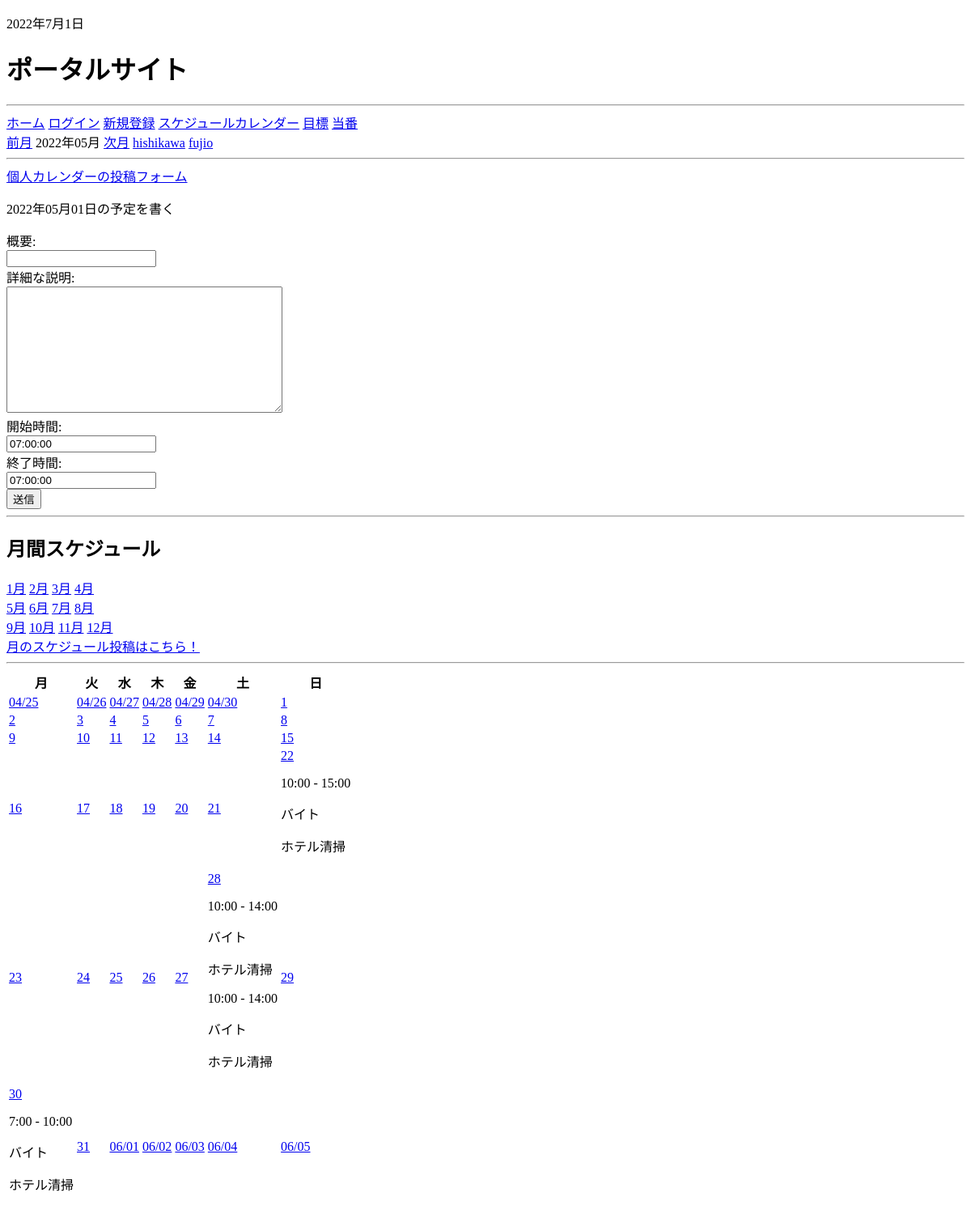
The page /month_with_schedule/2022/5/1/ on the database as committed earlier.
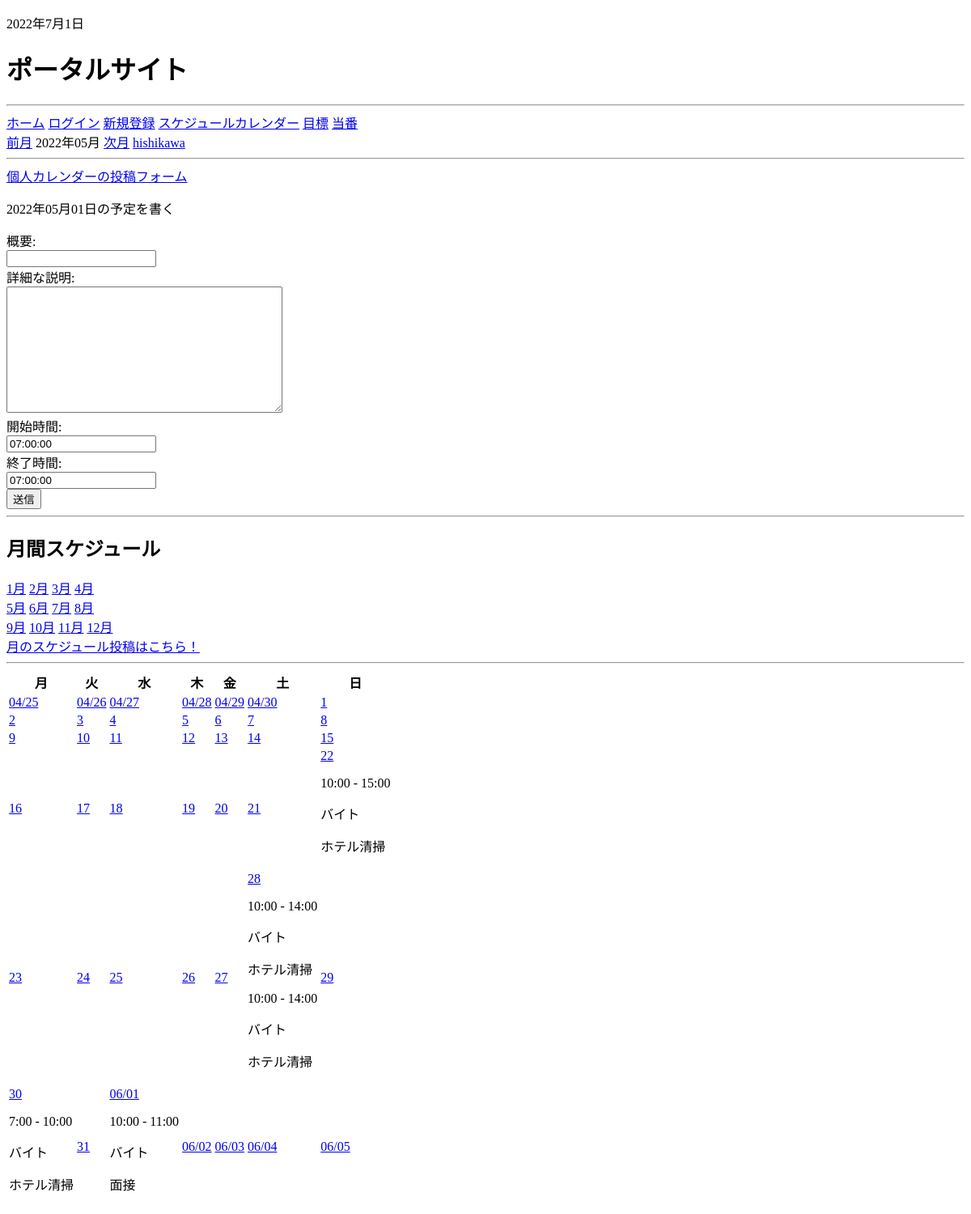
The same page on the database as committed later.
### app/models.py (models this page shows)
class Account(models.Model):
    user = models.OneToOneField(User, on_delete=models.CASCADE)
    last_name = models.CharField(max_length=100)
    first_name = models.CharField(max_length=100)
    account_image = models.ImageField(upload_to="profile_pics",blank=True)
    def __str__(self):
        return self.user.username

class Schedule(models.Model):
    summary = models.CharField('概要', max_length=50)
    description = models.TextField('詳細な説明', blank=True)
    start_time = models.TimeField('開始時間', default=datetime.time(7, 0, 0))
    end_time = models.TimeField('終了時間', default=datetime.time(7, 0, 0))
    date = models.DateField('日付')
    created_at = models.DateTimeField('作成日', default=timezone.now)
    def __str__(self):
        return self.summary

### app/views.py (the view, shortened to what this page needs)
# urls.py: path('month_with_schedule/', MonthWithScheduleCalendar.as_view(), name='month_with_schedule'),
class MonthWithScheduleCalendar(mixins.MonthScheduleMixin, mixins.MonthWithScheduleMixin, generic.CreateView):
    template_name = 'blog/month_with_schedule.html'
    model = Schedule
    date_field = 'date'
    form_class = BS4ScheduleForm
    def get_context_data(self, **kwargs):
        context = super().get_context_data(**kwargs)
        calendar_context = self.get_month_calendar()
        context.update(calendar_context)
        account = Account.objects.all()
        context["account"] = account
        month = self.kwargs.get('month')
        year = self.kwargs.get('year')
        day = self.kwargs.get('day')
        if month and year and day:
            date = datetime.date(year=int(year), month=int(month), day=int(day))
        else:
            date = datetime.date.today()
        year_month = self.get_year_month(date)
        year_first = year_month[0]
        year_last = year_month[-1]
        context["year_month"] = year_month
        monthschedule = self.get_monthschedule(date)
        context["monthschedule"] = monthschedule
        monthschedules = self.get_monthschedules(year_first,year_last,year_month)
        context["monthschedules"] = monthschedules
        print(context)
        return context

### app/forms.py (shortened to what this page needs)
class BS4ScheduleForm(forms.ModelForm):
    class Meta:
        model = Schedule
        fields = ('summary', 'description', 'start_time', 'end_time')
        widgets = {
            'summary': forms.TextInput(attrs={
                'class': 'form-control',
            }),
            'description': forms.Textarea(attrs={
                'class': 'form-control',
            }),
            'start_time': forms.TextInput(attrs={
                'class': 'form-control',
            }),
            'end_time': forms.TextInput(attrs={
                'class': 'form-control',
            }),
        }

### app/context_processors.py (called while the page is built)
def some_processor(request: HttpRequest):
    year_month = []
    date = datetime.date.today()
    date = date.replace(year=date.year, month=date.month, day=1)
    year_month.append(date)
    context = {}
    now = datetime.datetime.now()
    context["now"] = now
    context["year_month_day"] = year_month
    goal_all = Goal.objects.all()
    for i in range(0, len(goal_all)):
        goal_first = goal_all[i]
        context["goal_first"] = goal_first
        if 1 != goal_first:
            break
    return context

### app/templates/blog/month_with_schedule.html (shortened to what this page needs)
{% extends 'blog/base.html' %}
{% block content %}
<a href="{% url 'month_with_schedule' month_previous.year month_previous.month month_previous.day %}">前月</a>
    {{ month_current | date:"Y年m月" }}
    <a href="{% url 'month_with_schedule' month_next.year month_next.month month_next.day %}">次月</a>
    {% for name in account %}
    <a href="{% url 'individual_schedule' name.pk %}">{{name}}</a>
    {% endfor %}
    <hr>
    {% for month in year_month_day %}
    <a href="{% url 'individual_calendar' month.year month.month month.day %}">個人カレンダーの投稿フォーム</a>
    {% endfor %}
        <table class="table">
            <thead>
            <tr>
                {% for w in week_names %}
                    <th>{{ w }}</th>
                {% endfor %}
            </tr>
            </thead>
            <tbody>
            {% for week_day_schedles in month_day_schedules %}
                <tr>
                    {% for day, schedules in week_day_schedles.items %}
                        {% if now == day %}
                            <td class="table-success">
                                {% else %}
                            <td>
                        {% endif %}
                    <div>
                        {% if month_current.month != day.month %}
                            <a href="{% url 'month_with_schedule' day.year day.month day.day %}">{{ day | date:"m/d" }}</a>
                        {% else %}
                            <a href="{% url 'month_with_schedule' day.year day.month day.day %}">{{day.day}}</a>
                        {% endif %}
                        {% for schedule in schedules %}
                            <p>{{ schedule.start_time }} - {{ schedule.end_time }}</p>
                            <p>{{ schedule.summary }}</p>
                            <p>{{ schedule.description | linebreaks }}</p>
                        {% endfor %}
                    </div>
                    </td>
                    {% endfor %}
                </tr>
            {% endfor %}
                <div>
                    <p>{{ day_current | date:"Y年m月d日" }}の予定を書く</p>
                    <form action="" method="POST">
                        {% for field in form %}
                            <div class="form-group row">
                                <label for="{{ field.id_for_label }}"
                                    class="col-sm-4 col-form-label">{{ field.label_tag }}</label>
                                <div class="col-sm-8">
                                    {{ field }}
                                </div>
                            </div>
                        {% endfor %}
                        <button type="submit" class="btn btn-primary">送信</button>
                    </form>
                </div>
                <hr>
                <div>
                    <h1>月間スケジュール</h1>
                        {% for fourschedules in monthschedules %}
                        <div>
                            {% for month, schedules in fourschedules.items %}
                                <a href="{% url 'month_with_schedule' month.year month.month month.day %}">{{month.month}}月</a>
                            {% endfor %}
                        </div>
                        {% endfor %}
                        <div>
                        {% for month in year_month_day %}
                        <a href="{% url 'month_schedule' month.year month.month month.day %}">月のスケジュール投稿はこちら！</a>
                        {% endfor %}
                        </div>
                        <hr>
                </div>
            </tbody>
        </table>
{% endblock %}

Rows that differ between the two databases and show on the page:
removed Account: user.username "fujio"
added Schedule: day "06/01", start_time "10:00", end_time "11:00", summary "バイト", description "面接"
Other text that changed with them:
list line gone: "06/01"
